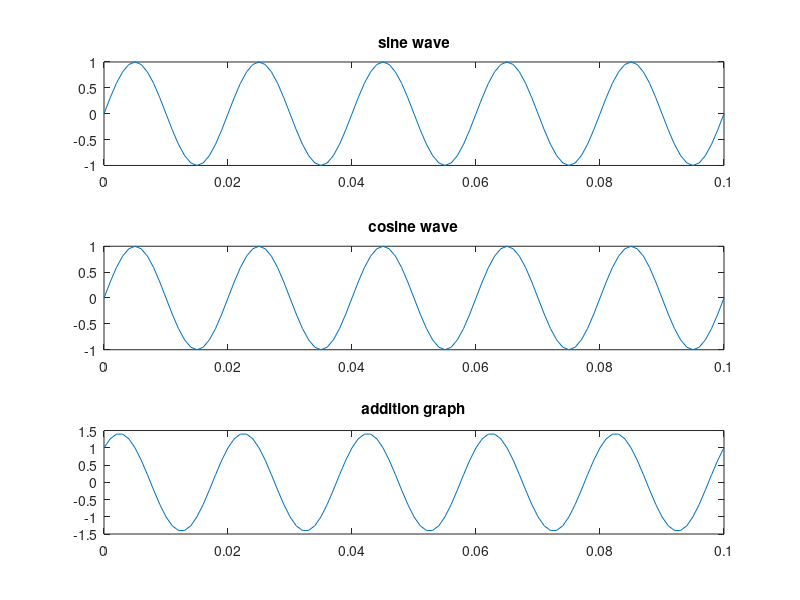

The MATLAB source for this figure:
t=0:0.001:0.1;
f=50;
t1=2*pi*f*t;
x1=sin(t1);
subplot(3,1,1);
plot(t,x1);
title('sine wave');
x2=cos(t1);
subplot(3,1,2);
plot(t,x1);
title('cosine wave');

y=x1+x2;
subplot(3,1,3);
plot(t,y);
title('addition graph');




